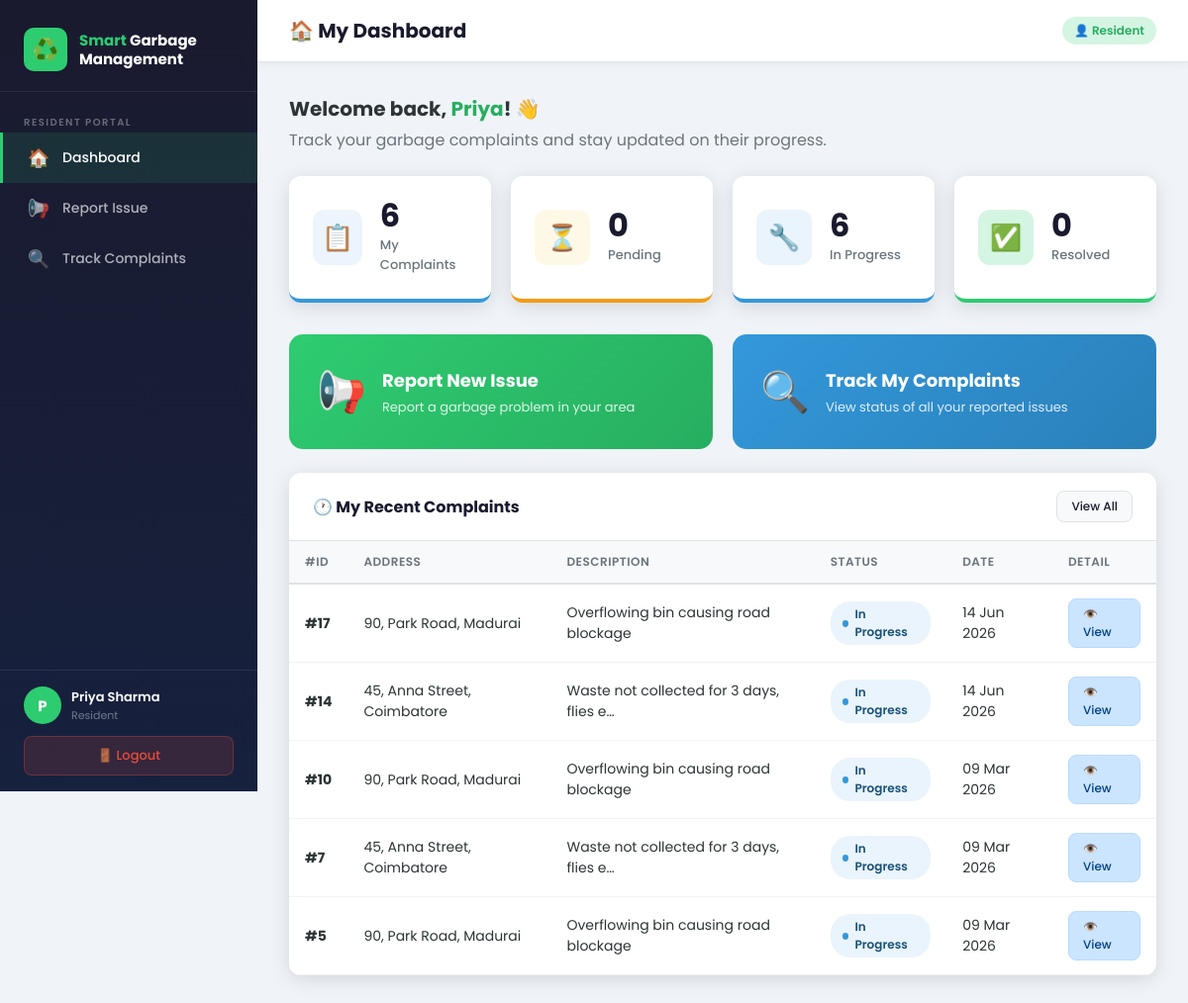
Screenshot of /user-dashboard/ (signed in) with the database file from the repository.
### core/models.py (models this page shows, shortened)
class UserProfile(models.Model):
    ROLE_CHOICES = [('admin', 'Admin'), ('user', 'Resident')]
    user = models.OneToOneField(User, on_delete=models.CASCADE, related_name='profile')
    role = models.CharField(max_length=10, choices=ROLE_CHOICES, default='user')
    phone = models.CharField(max_length=15, blank=True)
    address = models.TextField(blank=True)
    def is_admin(self):
        return self.role == 'admin'

class Complaint(models.Model):
    STATUS_CHOICES = [
        ('Pending', 'Pending'),
        ('In Progress', 'In Progress'),
        ('Completed', 'Completed'),
    ]
    user = models.ForeignKey(User, on_delete=models.CASCADE, related_name='complaints')
    address = models.CharField(max_length=300)
    landmark = models.CharField(max_length=200)
    description = models.TextField()
    status = models.CharField(max_length=20, choices=STATUS_CHOICES, default='Pending')
    image = models.ImageField(upload_to='complaints/', blank=True, null=True)
    created_at = models.DateTimeField(auto_now_add=True)
    updated_at = models.DateTimeField(auto_now=True)
    admin_remark = models.TextField(blank=True)
    class Meta:
        ordering = ['-created_at']

### core/views.py (the view)
# urls.py: path('user-dashboard/',         views.user_dashboard,     name='user_dashboard'),
@login_required
def user_dashboard(request):
    if _is_admin(request.user):
        return redirect('admin_dashboard')
    complaints = Complaint.objects.filter(user=request.user)
    total      = complaints.count()
    pending    = complaints.filter(status='Pending').count()
    inprogress = complaints.filter(status='In Progress').count()
    completed  = complaints.filter(status='Completed').count()
    context = {
        'complaints': complaints[:5],
        'total': total, 'pending': pending,
        'inprogress': inprogress, 'completed': completed,
    }
    return render(request, 'core/user_dashboard.html', context)

### core/views.py (called while the page is built)
def _is_admin(user):
    try:
        return user.profile.is_admin()
    except UserProfile.DoesNotExist:
        return False

### core/templates/core/user_dashboard.html (shortened to what this page needs)
{% extends 'core/base.html' %}
{% block page_title %}🏠 My Dashboard{% endblock %}
{% block content %}
<div style="margin-bottom:24px;">
  <h2 style="font-size:20px;color:#2d3436;">
    Welcome back, <span style="color:#27ae60;">{{ user.first_name|default:user.username }}</span>! 👋
  </h2>
  <p style="color:#6c757d;margin-top:4px;">Track your garbage complaints and stay updated on their progress.</p>
</div>
<div class="stats-grid">
  <div class="stat-card total">
    <div class="stat-icon">📋</div>
    <div class="stat-info">
      <div class="stat-num">{{ total }}</div>
      <div class="stat-label">My Complaints</div>
    </div>
  </div>
  <div class="stat-card pending">
    <div class="stat-icon">⏳</div>
    <div class="stat-info">
      <div class="stat-num">{{ pending }}</div>
      <div class="stat-label">Pending</div>
    </div>
  </div>
  <div class="stat-card progress">
    <div class="stat-icon">🔧</div>
    <div class="stat-info">
      <div class="stat-num">{{ inprogress }}</div>
      <div class="stat-label">In Progress</div>
    </div>
  </div>
  <div class="stat-card done">
    <div class="stat-icon">✅</div>
    <div class="stat-info">
      <div class="stat-num">{{ completed }}</div>
      <div class="stat-label">Resolved</div>
    </div>
  </div>
</div>
<div style="display:grid;grid-template-columns:1fr 1fr;gap:20px;margin-bottom:24px;">
  <a href="{% url 'report_complaint' %}" style="text-decoration:none;">
    <div style="background:linear-gradient(135deg,#2ecc71,#27ae60);border-radius:14px;
                padding:28px;color:#fff;cursor:pointer;transition:transform 0.2s;display:flex;align-items:center;gap:16px;">
      <div style="font-size:40px;">📢</div>
      <div>
        <div style="font-size:18px;font-weight:700;">Report New Issue</div>
        <div style="font-size:13px;opacity:0.85;margin-top:4px;">Report a garbage problem in your area</div>
      </div>
    </div>
  </a>
  <a href="{% url 'track_complaints' %}" style="text-decoration:none;">
    <div style="background:linear-gradient(135deg,#3498db,#2980b9);border-radius:14px;
                padding:28px;color:#fff;cursor:pointer;transition:transform 0.2s;display:flex;align-items:center;gap:16px;">
      <div style="font-size:40px;">🔍</div>
      <div>
        <div style="font-size:18px;font-weight:700;">Track My Complaints</div>
        <div style="font-size:13px;opacity:0.85;margin-top:4px;">View status of all your reported issues</div>
      </div>
    </div>
  </a>
</div>
<div class="card">
  <div class="card-header">
    <h3>🕐 My Recent Complaints</h3>
    <a href="{% url 'track_complaints' %}" class="btn btn-sm btn-secondary">View All</a>
  </div>
  <div class="table-wrap">
    <table>
      <thead>
        <tr><th>#ID</th><th>Address</th><th>Description</th><th>Status</th><th>Date</th><th>Detail</th></tr>
      </thead>
      <tbody>
        {% for c in complaints %}
        <tr>
          <td><strong>#{{ c.id }}</strong></td>
          <td>{{ c.address|truncatechars:30 }}</td>
          <td>{{ c.description|truncatechars:40 }}</td>
          <td><span class="status-badge status-{{ c.status|cut:' ' }}">{{ c.status }}</span></td>
          <td>{{ c.created_at|date:"d M Y" }}</td>
          <td><a href="{% url 'complaint_detail' c.pk %}" class="btn btn-sm btn-info">👁️ View</a></td>
        </tr>
        {% endfor %}
      </tbody>
    </table>
  </div>
</div>
{% endblock %}

### core/templates/core/base.html (shortened to what this page needs)
{% load static %}
<!DOCTYPE html>
<html lang="en">
<head>
  <link rel="stylesheet" href="{% static 'core/css/style.css' %}">
</head>
<body>
{% if user.is_authenticated %}
<div class="wrapper">
  <aside class="sidebar" id="sidebar">
    <div class="sidebar-brand">
      <div class="logo-icon">♻️</div>
      <div><h2><span>Smart</span> Garbage<br>Management</h2></div>
    </div>
    <nav class="sidebar-nav">
      {% if user.profile.role == 'admin' %}
        <span class="nav-label">Admin Panel</span>
        <a href="{% url 'admin_dashboard' %}" class="nav-item"><span class="nav-icon">📊</span> Dashboard</a>
        <a href="{% url 'manage_complaints' %}" class="nav-item"><span class="nav-icon">📋</span> Manage Complaints</a>
      {% else %}
        <span class="nav-label">Resident Portal</span>
        <a href="{% url 'user_dashboard' %}" class="nav-item"><span class="nav-icon">🏠</span> Dashboard</a>
        <a href="{% url 'report_complaint' %}" class="nav-item"><span class="nav-icon">📢</span> Report Issue</a>
        <a href="{% url 'track_complaints' %}" class="nav-item"><span class="nav-icon">🔍</span> Track Complaints</a>
      {% endif %}
    </nav>
    <div class="sidebar-footer">
      <div class="user-info">
        <div class="user-avatar">{{ user.first_name.0|upper|default:user.username.0|upper }}</div>
        <div>
          <div class="user-name">{{ user.get_full_name|default:user.username }}</div>
          <div class="user-role">{{ user.profile.get_role_display|default:"Resident" }}</div>
        </div>
      </div>
      <a href="{% url 'logout' %}" class="btn-logout">🚪 Logout</a>
    </div>
  </aside>
  <div class="main-content">
    <header class="topbar">
      <div style="display:flex;align-items:center;gap:14px;">
        <h1 class="topbar-title">{% block page_title %}Dashboard{% endblock %}</h1>
      </div>
      <div class="topbar-right">
        {% if user.profile.role == 'admin' %}
          <span class="badge-role admin">🛡️ Admin</span>
        {% else %}
          <span class="badge-role">👤 Resident</span>
        {% endif %}
      </div>
    </header>
    <main class="page-body">
      {% block content %}{% endblock %}
    </main>
  </div>
</div>
{% endif %}
</body>
</html>

### rows the page displays
Complaint: id "17", address "90, Park Road, Madurai", description "Overflowing bin causing road blockage", status "In Progress", created_at "14 Jun 2026"
Complaint: id "14", address "45, Anna Street, Coimbatore", description "Waste not collected for 3 days, flies e…", status "In Progress", created_at "14 Jun 2026"
Complaint: id "10", address "90, Park Road, Madurai", description "Overflowing bin causing road blockage", status "In Progress", created_at "09 Mar 2026"
Complaint: id "7", address "45, Anna Street, Coimbatore", description "Waste not collected for 3 days, flies e…", status "In Progress", created_at "09 Mar 2026"
Complaint: id "5", address "90, Park Road, Madurai", description "Overflowing bin causing road blockage", status "In Progress", created_at "09 Mar 2026"

### other values shown
{{ user.first_name.0|upper|default:user.username.0|upper }} "P"
{{ user.get_full_name|default:user.username }} "Priya Sharma"
{{ user.profile.get_role_display|default:"Resident" }} "Resident"
{{ user.first_name|default:user.username }} "Priya"
{{ total }} "6"
{{ pending }} "0"
{{ inprogress }} "6"
{{ completed }} "0"
